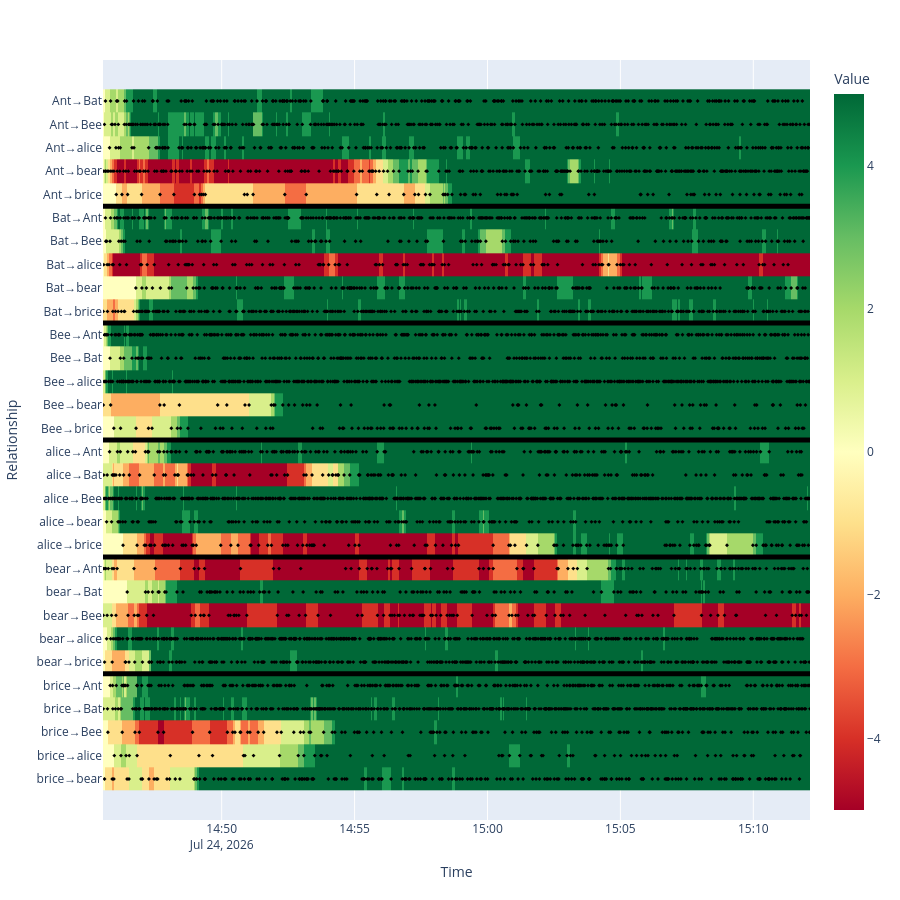

Notebook code for this chart:
### Code cell
df['timestamp'] = pd.to_datetime(df2['timestamp'], unit='ms')
df = df2[df2['partner_name'].notna()].copy()
df["partner_name"] = df["partner_name"].str.split("@", n=1).str[1]
df['pair'] = df['pet_name'] + "→" + df['partner_name']

heat = df.pivot_table(
    index='pair',
    columns='timestamp',
    values='partner_relationship',
    # aggfunc='last'
)
heat = heat.sort_index(axis=1)
heat = heat.ffill(axis=1)
heat.fillna(0, inplace=True)

import plotly.express as px

fig = px.imshow(
    heat,
    aspect="auto",
    color_continuous_scale="RdYlGn",
    labels={
        "x": "Time",
        "y": "Relationship",
        "color": "Value"
    }
)

group_size = 5 

for i in range(group_size, len(heat.index), group_size):
    fig.add_hline(
        y=i - 0.5,
        line_width=5,
        line_color="black"
    )

fig.add_scatter(
    x=df['timestamp'],
    y=df['pair'],
    mode='markers',
    marker=dict(
        symbol='diamond',
        size=3,
        color='black'
    ),
    hovertext=df['activity_name'],
    hoverinfo='text'
)
fig.update_xaxes(range=[heat.columns.min(), heat.columns.max()])
# fig.update_yaxes(range= [heat.index.min(), heat.index.max()])

# fig.show()

fig.update_layout(height=900)

fig.show()

### Figure 1 — Plotly figure (JSON) as saved in the notebook; plotly's stock layout.template omitted (floating-point values rounded to 4 significant figures; data arrays with more than 128 entries replaced by an {"elided": "..."} marker saying what was removed)
{"data": [{"coloraxis": "coloraxis", "hovertemplate": "Time: %{x}<br>Relationship: %{y}<br>Value: %{z}<extra></extra>", "name": "0", "type": "heatmap", "x": {"elided": "5184 str values"}, "xaxis": "x", "y": ["Ant→Bat", "Ant→Bee", "Ant→alice", "Ant→bear", "Ant→brice", "Bat→Ant", "Bat→Bee", "Bat→alice", "Bat→bear", "Bat→brice", "Bee→Ant", "Bee→Bat", "Bee→alice", "Bee→bear", "Bee→brice", "alice→Ant", "alice→Bat", "alice→Bee", "alice→bear", "alice→brice", "bear→Ant", "bear→Bat", "bear→Bee", "bear→alice", "bear→brice", "brice→Ant", "brice→Bat", "brice→Bee", "brice→alice", "brice→bear"], "yaxis": "y", "z": {"elided": "30x5184 float values"}}, {"hoverinfo": "text", "hovertext": {"elided": "6196 str values"}, "marker": {"color": "black", "size": 3, "symbol": "diamond"}, "mode": "markers", "type": "scatter", "x": {"elided": "6196 str values"}, "y": {"elided": "6196 str values"}}], "layout": {"coloraxis": {"autocolorscale": false, "colorbar": {"title": {"text": "Value"}}, "colorscale": [[0, "rgb(165,0,38)"], [0.1, "rgb(215,48,39)"], [0.2, "rgb(244,109,67)"], [0.3, "rgb(253,174,97)"], [0.4, "rgb(254,224,139)"], [0.5, "rgb(255,255,191)"], [0.6, "rgb(217,239,139)"], [0.7, "rgb(166,217,106)"], [0.8, "rgb(102,189,99)"], [0.9, "rgb(26,152,80)"], [1, "rgb(0,104,55)"]]}, "height": 900, "margin": {"t": 60}, "shapes": [{"line": {"color": "black", "width": 5}, "type": "line", "x0": 0, "x1": 1, "xref": "x domain", "y0": 4.5, "y1": 4.5, "yref": "y"}, {"line": {"color": "black", "width": 5}, "type": "line", "x0": 0, "x1": 1, "xref": "x domain", "y0": 9.5, "y1": 9.5, "yref": "y"}, {"line": {"color": "black", "width": 5}, "type": "line", "x0": 0, "x1": 1, "xref": "x domain", "y0": 14.5, "y1": 14.5, "yref": "y"}, {"line": {"color": "black", "width": 5}, "type": "line", "x0": 0, "x1": 1, "xref": "x domain", "y0": 19.5, "y1": 19.5, "yref": "y"}, {"line": {"color": "black", "width": 5}, "type": "line", "x0": 0, "x1": 1, "xref": "x domain", "y0": 24.5, "y1": 24.5, "yref": "y"}], "xaxis": {"anchor": "y", "domain": [0, 1], "range": ["2026-07-24T14:45:32.107000", "2026-07-24T15:12:07.987000"], "title": {"text": "Time"}}, "yaxis": {"anchor": "x", "autorange": "reversed", "domain": [0, 1], "title": {"text": "Relationship"}}}}
